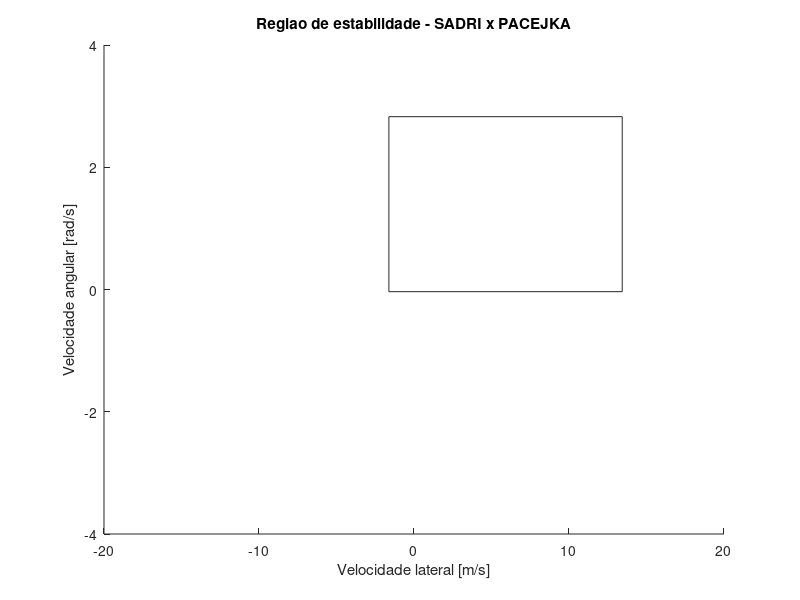

The MATLAB source for this figure: (Note: this script raises an error after producing the figure.)
clear,clc
%% Descrição
% Este script tem como objetivo gerar novamente os gráficos da região de
% estabilidade

%% Definindo a figura e configurando

figure(1) % Inicializando a figura
hold on % objetos inseridos são adicionados

%% Primeira região

load('regiaoresultadoslp_2015_09_09') % carregando as variáveis

contour(Xlp,Ylp,Zlp,0.5,'g') % Contorno da primeira região

%% Segunda região

% carregando as variáveis do outro
load('regiaoresultadosls_2015_09_08') 

contour(Xls,Yls,Zls,0.5,'r') % Contorno da primeira região


%% Acrescentando os detalhes do gráfico

title('Regiao de estabilidade - SADRI x PACEJKA')
xlabel('Velocidade lateral [m/s]')
ylabel('Velocidade angular [rad/s]')
legend('Sadri','Pacejka','Location','NorthWest')

